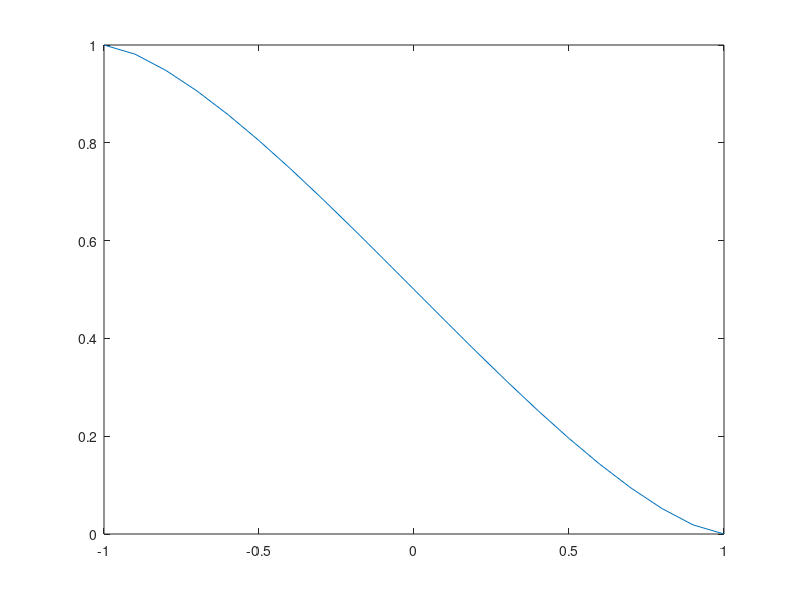

This chart was generated by the following MATLAB code: (Note: this script raises an error after producing the figure.)
%% HW 1 - ME 6406 Machine Vision
% by Cody Houff
% 9/7/21

%% Problem 1
clear
% S = s/R
S = [-1:.1:1]; 



p = (1/pi).*(acos(S) - S.*sqrt(1-S.^2));
figure(1)
plot(S,p)

%% Problem 2a
clear

image_e = [122 121 115 113 118 122 125 127;
120 114 115 119 123 127 128 124;
115 116 122 124 127 128 124 121;
114 120 125 126 127 125 122 118;
118 124 125 125 123 121 117 117;
122 125 125 122 117 116 116 115];

values = unique(image_e); %creates a vector of the unique values

count_values = histcounts(image_e)'; % count of # unique 

figure(1)
bar(values,count_values)

cdf = cumsum(count_values); % the cumulative sum of the count of unique values 

qk = ((2^(8)-1)/(6*8))*cdf;

round_qk = round(qk);    
    
table = [values,count_values,cdf,qk,round_qk]

figure(2)
bar(round_qk,count_values)

image_e_eq = 0 * image_e;

for i = 1:length(values)
    image_e_eq(image_e==values(i)) = round_qk(i);
end
image_e_eq

%% Problem 2b
clear

old = imread("eyeball.png");

new = histeq(old);

figure(1)
imshowpair(old,new,'montage')

[y,x] = imhist(old);

[y1,x1] = imhist(new);

figure(2)
bar(x,y)

figure(3)
bar(x1,y1)

%% Problem 3a
clear
%5x5 matrix, omega = 2

%G(y,x)
%G(n,m)=(1/(2*pi*omega^2))^(-(m^2+n^2)/(2*omega^2))

%         n
%         ^
%         |
% w1  w2  w3  w4  w5   
% w6  w7  w8  w9  w10
% w11 w12 w13 w14 w15 -> m
% w16 w17 w18 w19 w20
% w21 w22 w23 w24 w25 


omega = 2;

for n = -2:1:2
    for m = -2:1:2

    G(n+3,m+3)=(1/(2*pi*omega^2))*exp(-(m^2+n^2)/(2*omega^2));
    
    end
end

G

%% Problem 3b
%  at pixel(X, Y)=(4, 5) 
% (1,1) is a the top left corner X axis points down and Y axis to the right 

z = [124 127 128 126 1/27 125 125 123 121]'; 

hx = [-1 -2 -1 0 0 0 1 2 1];
hy = [-1 0 1 -2 0 2 -1 0 1 ];

Gx = hx*z
Gy = hy*z

Gmag = sqrt(Gx^2+Gy^2)

Gdir_radians = atan2(Gy,Gx) %radians
 
 
%% Problem 3c
clear

image = imread("IC_pin.png");

[Gy,Gx] = imgradientxy(image);
[Gmag,Gdir] = imgradient(image);

figure(2)
imshowpair(Gx,Gy,'montage');
title('Gx and Gy'); 

figure(3)
imshowpair(image,Gmag,'montage');
title('orignial and Gmag');

%% Problem 3d
clear


image = imread("salt_and_pepper_checker.png");

for sigma = [1 2 5]
    mask_size = 2*3*sigma + 1;
    G = zeros (mask_size);

    for i = -floor(mask_size/2):1:floor(mask_size/2)
        for j = -floor(mask_size/2):1:floor(mask_size/2)
            G(i+ceil(mask_size/2), j+ceil(mask_size/2)) = (1/(2*pi*sigma^2))*exp(-(i^2 + j^2)/(2*sigma^2));
        end
    end
    image_blur = imfilter(image,G);
    figure()
    imshow(image_blur)
end

%% Problem 3e
clear

image = imread("checker.png");

sigma = 1;
for n = -3:1:3
    for m = -3:1:3
        B(n+4,m+4) = (1/(2*pi*sigma^2))*exp(-(m^2+n^2)/(2*sigma^2));
    end
end

% 13x13 matrix
sigma = 2;

for n = -6:1:6
    for m = -6:1:6
        A(n+7,m+7) = (1/(2*pi*sigma^2))*exp(-(m^2+n^2)/(2*sigma^2));
    end
end

Z = zeros(13);%create an 11x11 zero matrix load the 7x7 matrix

for n = -3:1:3
    for m = -3:1:3  
        Z(n+7,m+7) = B(n+4,m+4); % load 7x7 values into 13x13 zero matrix
    end
end


difference_of_gaussian = (Z-A); %difference of Gaussian

image_blur = imfilter(image,difference_of_gaussian);
imshow(image_blur);

%% Problem 4a
% 

image = imread('nut_and_shell.png');
bw_image = rgb2gray(image);
[y,x] = imhist(bw_image);
figure()
bar(x,y)
over = 100;
under = 20;
best = 50;

for threshold =[over under best]/255
    figure()
    binary_image = im2bw(bw_image, threshold);
    imshow(binary_image)
end


%% Problem 4b
clear

image = imread("nut_and_shell.png");
image_bw = rgb2gray(image);
threshold = 45/255;
image_binary = im2bw(image_bw, threshold);

figure()
image_rev = imcomplement(image_binary);

s = regionprops(image_rev, 'centroid');
a = regionprops(image_rev,'area');

centroids = cat(1,s.Centroid)
areas = cat(1,a.Area)

imshow(image_rev)
hold on
plot(centroids(:,1),centroids(:,2),'b*')
hold off
